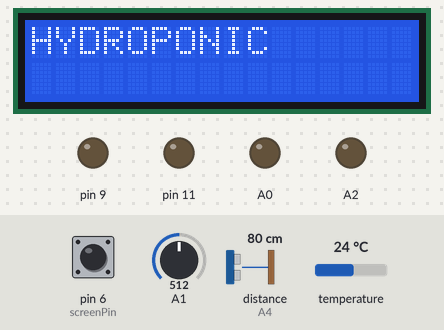
Bench run of a sketch on a simulated Arduino Uno, built with avr-gcc and run on an emulated ATmega328P. Shown: 16×2 character LCD, output pins drawn as LEDs (lit = HIGH). The inputs (shaded band) are chosen by the test bench; at power-on: distance to the obstacle (sensor on A4) 80 cm, pin 6 (screenPin) HIGH, A1 = 512, temperature 24 °C. The echo pulse lasts 58.3 µs per cm; what the sketch prints to the serial monitor is not drawn.

Above: at 2.1 s.
2.2 s: distance to the obstacle (sensor on A4) set to 13 cm
8.3 s: distance to the obstacle (sensor on A4) set to 10 cm
9.8 s: pin 6 (screenPin) pulled LOW for 0.15 s
At 10.6 s:
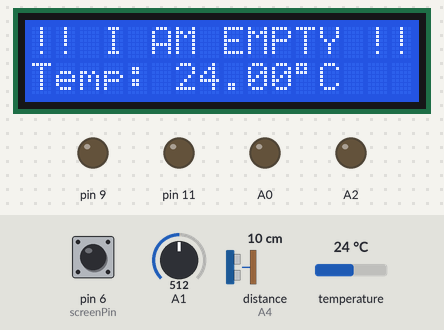
11.5 s: pin 6 (screenPin) pulled LOW for 0.15 s
At 12.9 s:
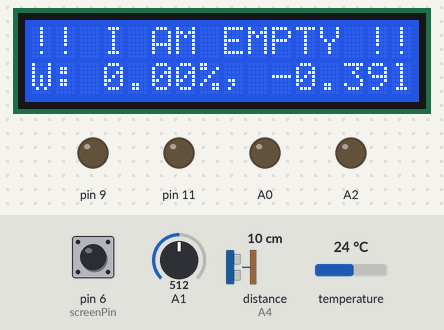
13.2 s: pin 6 (screenPin) pulled LOW for 0.15 s
At 14.0 s:
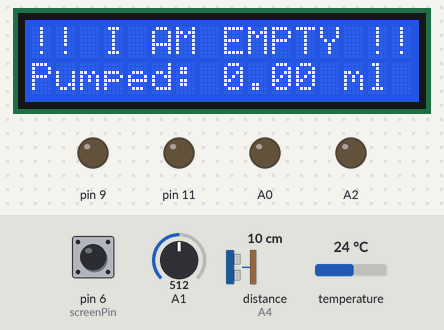
Timing chart, 0 to 15.9 s (numbered marks = the images above; inputs shaded):
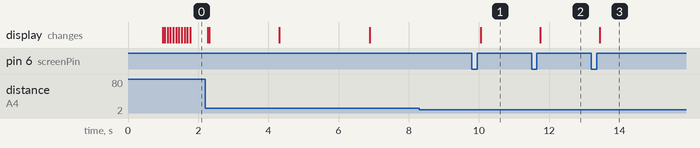

The sketch:

hydroponic-solutions.ino
```cpp
#include <LiquidCrystal.h>
#include <Streaming.h>
#include <OneButton.h>
#include <EEPROM.h>
#include "Sonar.h"
#include "Nutrient.h"
#include "Pump.h"


#define WAIT_TIME 600000
#define RUN_TIME 600000
#define STIR_TIME 30000

#define STATE_MAIN 0
#define STATE_PUMP 1
#define STATE_NUTRIENT 2
#define STATE_WAIT 3
#define STATE_STIR 4
#define STATE_EMPTY 5

enum class DisplayState {
  CURRENT_CONC,
  TEMP,
  WATER_LEVEL,
  PUMPED,
  TARGET_CONC,
  INIT,
};

int state;
DisplayState dispState;
DisplayState prevDispState;

const int rs = 7, en = 8, d4 = 2, d5 = 3, d6 = 4, d7 = 5;
LiquidCrystal lcd(rs, en, d4, d5, d6, d7);

Nutrient nutrient(A5, A1, A2, A0, 13);
Sonar sonar(A3, A4, 200);
Pump waterPump(9);
Pump stirPump(11);

float waterLevel = 0;     // keep track of water level (in terms of percentage filled?)
float cmWaterheight = 0;  // keep track of water height in cm

int targetConcAdress = 0;
float targetConc = 0;

int nutrientAddedAdress = 8;
float nutrientAdded = 0;

int screenState = 0;

unsigned long waitTimer = 0, pumpTimer = 0, interactionTimer = 0;

const int screenPin = 6, ecUpPin = 0, ecDownPin = 1;
OneButton btnScreen = OneButton(screenPin, true, true);
OneButton btnUp = OneButton(ecUpPin, true, true);
OneButton btnDown = OneButton(ecDownPin, true, true);


void setup() {
  Serial.begin(9600);
  float value = EEPROM.read(targetConcAdress);
  Serial.println(value);
  if (value <= 254) targetConc = value / 10 + 0.1;  // for some reason it is always 0.1 too little
  else targetConc = 2.0;                            // Preferred concentration is 2.0 ml/l

  float val = EEPROM.read(nutrientAddedAdress);
  Serial.println(val);
  if (val <= 254) nutrientAdded = val / 10 + 0.1;  // for some reason it is always 0.1 too little
  else nutrientAdded = 0.0;                        // Preferred concentration is 2.0 ml/l


  buttonSetup();
  nutrient.setup();
  nutrient.read();
  sonar.read();
  state = STATE_MAIN;
  dispState = DisplayState::INIT;
}

void loop() {
  Serial.println(state);
  btnScreen.tick();
  btnUp.tick();
  btnDown.tick();
  updateLCD();
  switch (state) {
    case STATE_MAIN:
      Serial.println("MAIN??");
      if (checkWaterLevel()) {
        waterPump.start();
        stirPump.start();
        pumpTimer = millis();
        state = STATE_PUMP;
      } else {
        waitTimer = millis();
        state = STATE_EMPTY;
      }
      break;
    case STATE_EMPTY:
      Serial.println("EMPTY??");
      lcd.setCursor(0, 0);
      lcd.println("!! I AM EMPTY !!      ");

      if (millis() - waitTimer > WAIT_TIME) {
        state = STATE_MAIN;
      }
      break;
    case STATE_WAIT:
      Serial.println("WAIT??");
      lcd.setCursor(0, 0);
      lcd.println("IDLING...              ");

      if (millis() - waitTimer > WAIT_TIME) {
        state = STATE_MAIN;
      }
      break;
    case STATE_PUMP:
      Serial.println("PUMP??");
      lcd.setCursor(0, 0);
      lcd.println("PUMP AND STIR...  ");

      if (millis() - pumpTimer > RUN_TIME) {
        waterPump.stop();
        stirPump.stop();

        if (checkConcentration()) {
          waitTimer = millis();
          state = STATE_WAIT;
        } else {
          state = STATE_NUTRIENT;
        }
      }
      break;
    case STATE_NUTRIENT:
      Serial.println("NUTRIENT??");
      lcd.setCursor(0, 0);
      lcd.print("PUMP NUTRIENTS...    ");
      nutrientAdded += nutrient.refill(getWaterVolume(), targetConc);
      EEPROM.write(nutrientAddedAdress, nutrientAdded * 10.0);
      Serial.println("h");
      stirPump.start();
      Serial.println("he");
      pumpTimer = millis();
      Serial.println("hej");
      state = STATE_STIR;
      Serial.println("hejs");
      break;
    case STATE_STIR:
      Serial.println("STIR??");
      Serial.println("g");
      lcd.setCursor(0, 0);
      Serial.println("ge");
      lcd.print("STIRRING...      ");
      if (millis() - pumpTimer > RUN_TIME) {
        stirPump.stop();
        Serial.println("gej");
        state = STATE_MAIN;
      }
      break;
    default:
      Serial << "Uh oh.." << endl;
  }
}

void updateLCD() {
  // Serial << "DisplayState: " << static_cast<int>(dispState) << "Prev: " << static_cast<int>(prevDispState) << " time: " << millis() - interactionTimer << endl;
  switch (dispState) {
    case DisplayState::INIT:
      logoAnimation();
      interactionTimer = millis();
      dispState = DisplayState::CURRENT_CONC;
      break;
    case DisplayState::CURRENT_CONC:
      lcd.setCursor(0, 1);
      lcd << "Conc: " << nutrient.concentration << "ml/l                  ";
      break;
    case DisplayState::TEMP:
      lcd.setCursor(0, 1);
      lcd << "Temp: " << nutrient.temperature << char(223) << "C              ";
      break;
    case DisplayState::WATER_LEVEL:
      lcd.setCursor(0, 1);
      lcd << "W: " << waterLevel << "%, " << getWaterVolume() << "l                ";
      break;
    case DisplayState::TARGET_CONC:
      lcd.setCursor(0, 1);
      lcd << "Target conc: " << targetConc << "     ";
      if (millis() - interactionTimer > 5000) {
        dispState = DisplayState::CURRENT_CONC;
        saveEEPROM();
      }
      break;
    case DisplayState::PUMPED:
      lcd.setCursor(0, 1);
      lcd << "Pumped: " << nutrientAdded << " ml    ";
      break;
    default:
      break;
  }
}

/**
* Check the water level. Return true if it's above the minimum height and false otherwise.
*/
bool checkWaterLevel() {
  int maxDistance = 12;
  int minDistance = 4;
  float cmSensor = sonar.ping_median(20) / 58.2;
  cmWaterheight = maxDistance - cmSensor;
  waterLevel = 100 - 100 * (cmSensor - minDistance) / (maxDistance - minDistance);
  waterLevel = (waterLevel < 0) ? 0 : waterLevel;
  waterLevel = ((waterLevel > 100) ? 100 : waterLevel);
  Serial << "Water height: " << cmWaterheight << "cm, Water level: " << waterLevel << "%, "
         << "Water volume: " << getWaterVolume() << " litres" << endl;
  return cmSensor >= minDistance && cmSensor <= maxDistance;
}

float getWaterVolume() {
  return 0.385 * cmWaterheight;
}

/**
* Check concentration. Return true if value is above setpoint.
*/
bool checkConcentration() {
  nutrient.read();
  nutrient.print();
  return nutrient.concentration > targetConc * 0.9;
}

void buttonSetup() {
  btnScreen.attachClick([]() {
    Serial.println("PRESSED BUTTON");
    interactionTimer = millis();
    goToNext();
  });
  btnUp.attachClick([]() {
    Serial.println("PRESSED BUTTON");
    changeProperty(true);
  });
  btnDown.attachClick([]() {
    Serial.println("PRESSED BUTTON");
    changeProperty(false);
  });
}

void saveEEPROM() {
  EEPROM.write(targetConcAdress, targetConc * 10.0);
}

void changeProperty(bool up) {
  switch (dispState) {
    case DisplayState::TARGET_CONC:
    case DisplayState::CURRENT_CONC:
      if (up) {
        targetConc += 0.1;
      } else {
        targetConc -= 0.1;
      }
      dispState = DisplayState::TARGET_CONC;
    default:
      break;
  }
  interactionTimer = millis();
}

void goToNext() {
  if (dispState == DisplayState::TARGET_CONC) {
    saveEEPROM();
  }
  int nextState = static_cast<int>(dispState) + 1;
  if (nextState > static_cast<int>(DisplayState::PUMPED)) {
    dispState = DisplayState::CURRENT_CONC;
  } else {
    dispState = static_cast<DisplayState>(nextState);
  }
}

void logoAnimation() {
  int animDelay = 80;
  int animDelay2 = 5;
  lcd.begin(16, 2);
  lcd.setCursor(0, 0);
  lcd.print("H");
  delay(animDelay);
  lcd.print("Y");
  delay(animDelay);
  lcd.print("D");
  delay(animDelay);
  lcd.print("R");
  delay(animDelay);
  lcd.print("O");
  delay(animDelay);
  lcd.print("P");
  delay(animDelay);
  lcd.print("O");
  delay(animDelay);
  lcd.print("N");
  delay(animDelay);
  lcd.print("I");
  delay(animDelay);
  lcd.print("C");
  delay(500);

  lcd.setCursor(7, 1);
  lcd.print("S");
  delay(animDelay2);
  lcd.print("O");
  delay(animDelay2);
  lcd.print("L");
  delay(animDelay2);
  lcd.print("U");
  delay(animDelay2);
  lcd.print("T");
  delay(animDelay2);
  lcd.print("I");
  delay(animDelay2);
  lcd.print("O");
  delay(animDelay2);
  lcd.print("N");
  delay(animDelay2);
  lcd.print("S");
  delay(2000);

  lcd.clear();
  lcd.setCursor(1, 1);
  lcd.print("Version 0.1.1");
  delay(2000);
}
```

Nutrient.cpp
```cpp
#include "Nutrient.h"

Nutrient::Nutrient(int oneWireBusPin, int ECDataPin, int ECGroundPin, int ECPowerPin, int stepPin)
  : R1(1000), Ra(25), temperatureCoef(0.019), cellConstant(1.67), Vin(5.0), polarity(true),
    DATA_PIN(ECDataPin), GROUND_PIN(ECGroundPin), POWER_PIN(ECPowerPin), STEP_PIN(stepPin), k(0.4045), m(0.1962) {
  oneWire = new OneWire(oneWireBusPin);
  sensors = new DallasTemperature(oneWire);
}

void Nutrient::pump(float ml) {
  int steps = ml / (0.10857 / 200);
  for (int i = 0; i < steps; i++) {
    digitalWrite(STEP_PIN, HIGH);
    delayMicroseconds(500);
    digitalWrite(STEP_PIN, LOW);
    delayMicroseconds(500);
  }
}

void Nutrient::setup() {
  pinMode(DATA_PIN, INPUT);
  pinMode(POWER_PIN, OUTPUT);     // Setting pin for sourcing current
  pinMode(GROUND_PIN, OUTPUT);    // Setting pin for sinking current
  digitalWrite(GROUND_PIN, LOW);  // We can leave the ground connected permanantly -- not connected to regular ground pin to reduce noise?

  delay(100);
  sensors->begin();
  delay(100);

  R1 += Ra;
}

void Nutrient::print() {
  Serial << " Rc: " << Rc << " ec25: " << ec25 << ", " << temperature << " *C, " << concentration << "ml/l" << endl;
}

void Nutrient::read() {
  sensors->requestTemperatures();
  temperature = sensors->getTempCByIndex(0);
  float Vdrop;

  if (polarity) {
    digitalWrite(POWER_PIN, HIGH);
    float raw = analogRead(DATA_PIN);
    raw = analogRead(DATA_PIN);
    digitalWrite(POWER_PIN, LOW);

    Vdrop = (Vin * raw) / 1024.0;
  } else {
    digitalWrite(GROUND_PIN, HIGH);
    float raw = analogRead(DATA_PIN);
    raw = analogRead(DATA_PIN);
    digitalWrite(GROUND_PIN, LOW);

    Vdrop = Vin - (Vin * raw) / 1024.0;
  }

  Rc = (Vdrop * R1) / (Vin - Vdrop) - Ra;
  ec = 1000 / (Rc * cellConstant);

  ec25 = ec / (1 + temperatureCoef * (temperature - 25.0));

  concentration = (ec25 - m) / k;
  polarity = !polarity;
}

float Nutrient::refill(float volume, float targetConcentration) {
  float mlAdd = (targetConcentration - concentration) * volume;
  pump(mlAdd);
  return mlAdd;
}
```

Nutrient.h
```cpp
#ifndef NUTRIENT_H
#define NUTRIENT_H

#include "Arduino.h"
#include "OneWire.h"
#include "DallasTemperature.h"
#include <Streaming.h>

class Nutrient {
private:
  OneWire *oneWire;
  DallasTemperature *sensors;

  int R1, Ra, DATA_PIN, GROUND_PIN, POWER_PIN, STEP_PIN;
  bool polarity;
  float temperatureCoef, cellConstant, Vin, Rc, k, m;
  void pump(float ml);
public:
  float ec, ec25, temperature, concentration;
  Nutrient(int oneWireBusPin, int ECPin, int ECGround, int ECPower, int stepPin);
  void setup();
  void print();
  void read();
  float refill(float volume, float targetConcentration);
};

#endif
```

Pump.cpp
```cpp
#include "Pump.h"

Pump::Pump(int pin) : pin(pin) {
  pinMode(pin, OUTPUT);
}

void Pump::start() {
  digitalWrite(pin, HIGH);
}

void Pump::stop() {
  digitalWrite(pin, LOW);
}
```

Pump.h
```cpp
#ifndef PUMP_H
#define PUMP_H

#include "Arduino.h"

class Pump {
private:
  int pin;
public:
  Pump(int pin);
  void start();
  void stop();
};

#endif
```

Sonar.cpp
```cpp
#include "Sonar.h"

Sonar::Sonar(int triggerPin, int echoPin, int maxDistance) {
  sonar = new NewPing(triggerPin, echoPin, maxDistance);
}
unsigned int Sonar::read() {
  return sonar->ping_cm();
}
unsigned int Sonar::ping_median(int iterations) {
  return sonar->ping_median(iterations, 200);
}
```

Sonar.h
```cpp
#ifndef SONAR_H
#define SONAR_H
#include <Arduino.h>
#include <NewPing.h>

class Sonar {
private:
  NewPing *sonar;
public:
  Sonar(int triggerPin, int echoPin, int maxDistance);
  unsigned int read();
  unsigned int ping_median(int interations);
};

#endif
```

Measured:
- after the input at 8.3 s, every drawn part: stays the same
- after the input at 9.8 s, the display: changes after 0.25 s (image 1)
- after the input at 11.5 s, the display: changes after 0.25 s (image 2)
- after the input at 13.2 s, the display: changes after 0.24 s (image 3)
